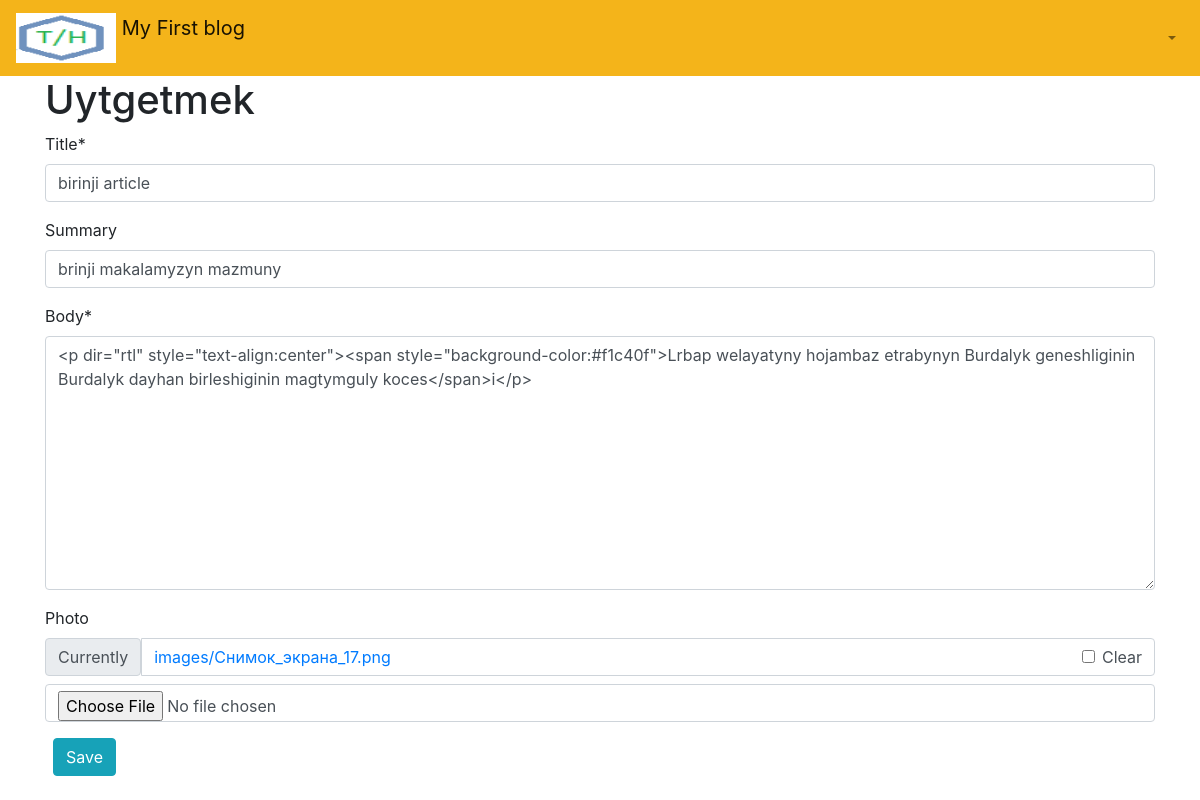
Page /articles/1/edit/ (signed in) on the committed database.
### articles/models.py (models this page shows, shortened)
class Article(models.Model):
    title = models.CharField(max_length=255)
    summary = models.CharField(max_length=200, blank=True )
    body= RichTextField()
    photo= models.ImageField(upload_to='images/', blank=True)
    date = models.DateTimeField(auto_now_add=True)
    author = models.ForeignKey(
        get_user_model(),
        on_delete=models.CASCADE,
    )

### articles/views.py (the view)
# urls.py: path('<int:pk>/edit/',ArticleUpdateView.as_view(), name='article_edit'),
class ArticleUpdateView(LoginRequiredMixin, UserPassesTestMixin, UpdateView):
    model = Article
    fields = ('title','summary', 'body','photo',)
    template_name = 'article_edit.html'
    def test_func(self):
        obj = self.get_object()
        return obj.author == self.request.user

### templates/article_edit.html
{% extends 'base.html' %} {% load crispy_forms_tags %} {% block content %}
<h1>Uytgetmek</h1>
<form method="post" enctype="multipart/form-data">
  {% csrf_token %} {{ form.media }} {{ form|crispy }}
  <button class="btn btn-info ml-2" type="submit">Save</button>
</form>
{% endblock content %}

### rows in the picture
Article: title "birinji article", summary "brinji makalamyzyn mazmuny", body "<p dir=\"rtl\" style=\"text-align:center\"><span style=\"background-color:#f1c40f\">Lrbap welayatyny hojambaz etrabynyn Burdalyk geneshliginin Burdalyk dayhan birleshiginin magtymguly koces</span>i</p>"
